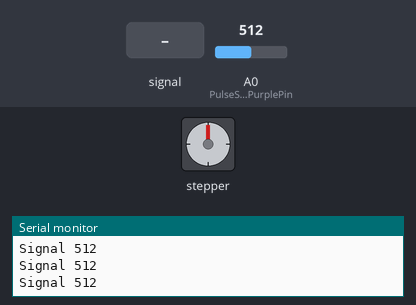
Recording of a sketch running on a simulated Arduino Uno, built with avr-gcc and run on an emulated ATmega328P. Parts: stepper motor, the last lines printed to the serial monitor. The test bench sets the inputs (shaded band); at power-on: A0 (PulseSensorPurplePin) = 512. Stepper angles assume 1500 steps per turn.

Above: at 1.2 s.
1.3 s: A0 (PulseSensorPurplePin) fed a 200 Hz sine of ±255 counts around its level
At 2.0 s:
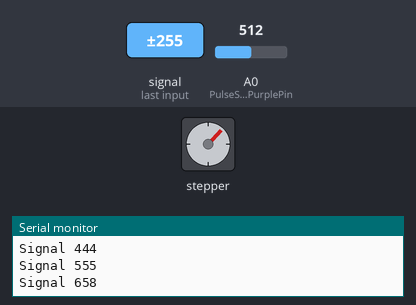
4.3 s: A0 (PulseSensorPurplePin) set to 610
6.1 s: A0 (PulseSensorPurplePin) fed a 1000 Hz sine of ±255 counts around its level
At 6.97 s:
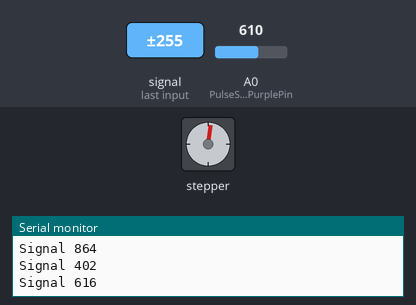
9.1 s: A0 (PulseSensorPurplePin) set to 590
At 9.1 s:
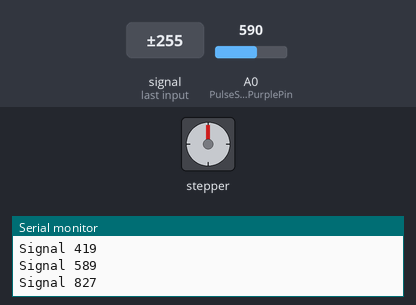
10.6 s: A0 (PulseSensorPurplePin) set to 610
At 11.8 s:
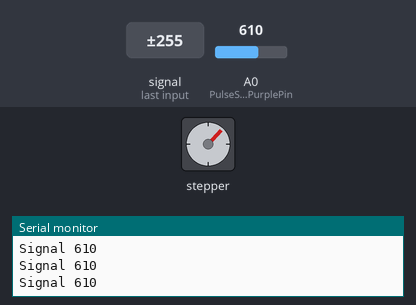
Timing chart, 0 to 13.4 s (numbered marks = the images above; inputs shaded):
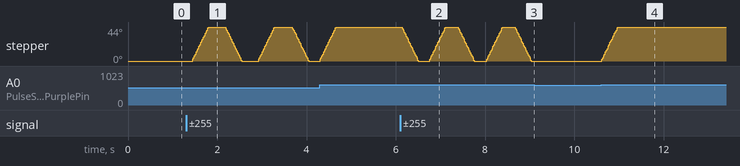

Measured:
- the behaviour switches between 600 and 601 on A0 (PulseSensorPurplePin) (found by bisection; images 3 and 4)
- after the input at 1.3 s, stepper: turns 44° clockwise in 0.36 s, then 44° counter-clockwise in 0.36 s, then 44° clockwise in 0.36 s, then 44° counter-clockwise in 0.36 s
- after the input at 6.1 s, stepper: turns 44° counter-clockwise in 0.36 s, then 44° clockwise in 0.36 s, then 44° counter-clockwise in 0.36 s, then 44° clockwise in 0.36 s, and so on
- after the input at 9.1 s, stepper: stays 0° (without the input it goes to 2° after 0.19 s)
- after the input at 10.6 s, stepper: turns 44° clockwise in 0.36 s, starting at once

The sketch:

RoughDraft_copy_20241103150311_copy_20241103210652.ino
```cpp
// Includes the Arduino Stepper Library
#include <Stepper.h>

// Variables for the Pulse Sensor
int PulseSensorPurplePin = 0;  // Pulse Sensor PURPLE WIRE connected to ANALOG PIN 0
int Signal;                    // Holds the incoming raw data from the Pulse Sensor
int Threshold = 600;           // Threshold to detect a heartbeat
int lastSignal = 0;            // To store the previous signal value
bool moveDirection = true;     // Flag to alternate direction

// Stepper motor setup
const int stepsPerRevolution = 1500;  // Number of steps per full rotation for your motor
Stepper myStepper = Stepper(stepsPerRevolution, 8, 10, 9, 11);  // Pins for the stepper motor

void setup() {
  Serial.begin(115200);        // Sets up Serial Communication at 115200 baud rate
  myStepper.setSpeed(20);      // Set the speed of the stepper motor (20 RPM)
}

void loop() {
  Signal = analogRead(PulseSensorPurplePin);  // Read the Pulse Sensor's value

  Serial.println("Signal " + String(Signal)); // Print the signal to the Serial Monitor (optional for debugging)

  // Detect heartbeat only on the rising edge (when the signal crosses the threshold upward)
  if (Signal > Threshold && lastSignal < Threshold) {
    // Move in one direction if moveDirection is true, otherwise move in the opposite direction
    if (moveDirection) {
      myStepper.step(stepsPerRevolution / 8);  // Move 1/8th of a revolution in one direction
    } else {
      myStepper.step(-stepsPerRevolution / 8); // Move 1/8th of a revolution in the opposite direction
    }

    moveDirection = !moveDirection;  // Toggle the direction for the next heartbeat
    delay(200);  // Small delay to avoid multiple triggers for one heartbeat
  }

  // Store the current signal as the last signal for the next loop iteration
  lastSignal = Signal;

  delay(20);
}
```
